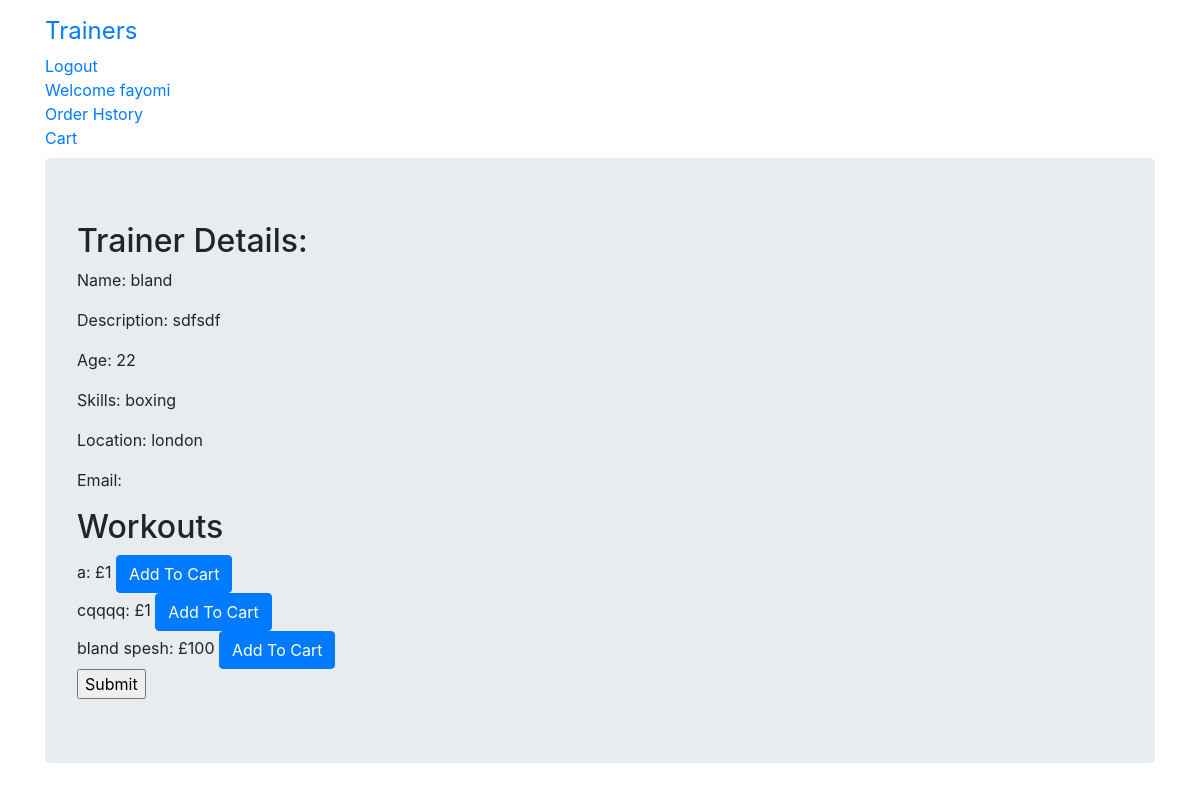
The page /trainers/9/ (signed in) on the database its author committed.
### gym/models.py (models this page shows, shortened)
class User(AbstractUser):
    is_trainer = models.BooleanField(default=False)
    is_client= models.BooleanField(default=False)

class TrainerProfile(models.Model):
    user = models.OneToOneField(User,on_delete=models.CASCADE,primary_key=True)
    name = models.CharField(max_length=100,null=True)
    description = models.TextField()
    age = models.PositiveIntegerField(null=True)
    gender = models.CharField(max_length=30,null=True)
    location = models.CharField(max_length=30,null=True)
    skills = models.CharField(max_length=30,null=True)
    profile_img = models.ImageField(upload_to='profile_image', blank=True)

class Workout(models.Model):
    trainer = models.ForeignKey(TrainerProfile,on_delete=models.CASCADE ,related_name='workouts')
    name = models.CharField(max_length=200,null=True)
    price = models.IntegerField()

### gym/views.py (the view)
# urls.py: path('trainers/<pk>/',views.TrainerDetailView.as_view(),name='trainer_detail'),
class TrainerDetailView(DetailView):
    context_object_name = 'trainer_detail'
    model = TrainerProfile
    template_name = 'gym/trainer_detail.html'

### gym/templates/gym/trainer_detail.html (shortened to what this page needs)
{% extends 'base.html' %}
{% block content%}
<div class="jumbotron">
  <h2>Trainer Details: </h2>
  <p>Name: {{trainer_detail.user.username }}</p>
  <p>Description: {{trainer_detail.description}}</p>
  <p>Age: {{ trainer_detail.age }}</p>
  <p>Skills: {{ trainer_detail.skills }}</p>
  <p>Location: {{ trainer_detail.location}}</p>
  <p>Email: {{ trainer_detail.user.email }}</p>
  <h2>Workouts</h2>
  {% if user.is_trainer %}
  <form action="{% url 'gym:trainer_detail' pk=trainer_detail.pk %}" method="POST">
    {% csrf_token %}
    {% for workout in trainer_detail.workouts.all %}
    {{ workout.name }}: £{{ workout.price }}
    <input type="radio" name="workout" value="{{ workout.price }}">
    <p> <a class="btn btn-warning" href="{% url 'gym:workout_update' pk=workout.pk %}">Update</a>  <a class="btn btn-warning" href="{% url 'gym:workout_remove' pk=workout.pk %}">Delete</a> </p>
    <br>
    {% endfor%}
</form>
</div>
<div class="container">
  <p> <a class="btn btn-success" href="{% url 'gym:addWorkout' pk=trainer_detail.pk %}">Add New Workout</a> </p>
  <p> <a class="btn btn-success" href="{% url 'gym:trainer_update' pk=trainer_detail.pk %}">Update Profile</a> </p>
</div>
  {% else %}
  <form action="{% url 'gym:trainer_detail' pk=trainer_detail.pk %}" method="GET">
    {% for workout in trainer_detail.workouts.all %}
    {{ workout.name }}: £{{ workout.price }}
    <a class="btn btn-primary" href="{% url 'cart:add_cart' pk=workout.pk %}">Add To Cart</a>
    <br>
    {% endfor%}
    <input type="submit" value="Submit">
</form>
{% endif %}
{% endblock %}

### gym/templates/base.html (shortened to what this page needs)
<!DOCTYPE html>
{% load staticfiles %}
<html lang="en" dir="ltr">
  <head>
    <link rel="stylesheet" href="https://maxcdn.bootstrapcdn.com/bootstrap/4.0.0/css/bootstrap.min.css">
    <link rel="stylesheet" href="{% static 'gym/css/app.css' %}">
  </head>
  <body>
    <nav class="navbar navbar-default techfont custom-navbar">
      <div class="container">
        <ul class="nav navbar-nav">
          <li> <a class="navbar-brand bigbrand" href="{% url 'gym:trainer_list'%}">Trainers</a> </li>
        {% if user.is_authenticated %}
          <li> <a href="{% url 'logout'%}">Logout</a> </li>
          <li> <a href="{% url 'gym:profile'%}">Welcome {{ user.username }}</a> </li>
          <li> <a href="{% url 'order:order_history'%}">Order Hstory</a> </li>
          <li> <a href="{% url 'cart:cart_detail'%}"> Cart</a> </li>
        {% else %}
          <li> <a class="nav-item active" href="{% url 'gym:client_signup'%}"> Register as Client</a> </li>
          <li> <a href="{% url 'gym:trainer_signup'%}"> Register as Trainer</a> </li>
          <li> <a class="nav navbar-right" href="{% url 'login'%}">Login</a> </li>
        {% endif %}
        </ul>
      </div>
    </nav>
    <div class="container">
    {% block content %}
    {% endblock %}
    </div>
  </body>
</html>

### gym/static/gym/css/app.css (style rules this page uses)
.bigbrand { font-size: 1.5em; }

### rows shown on the page
User: username "fayomi"
TrainerProfile: user.username "bland", description "sdfsdf", age "22", skills "boxing", location "london"
Workout: name "a", price "1"
Workout: name "cqqqq", price "1"
Workout: name "bland spesh", price "100"
